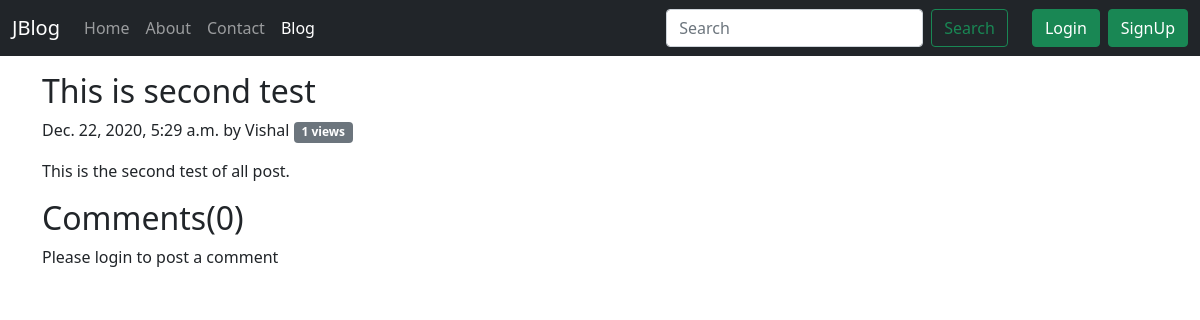
The page /blog/second-post on the database as committed earlier.
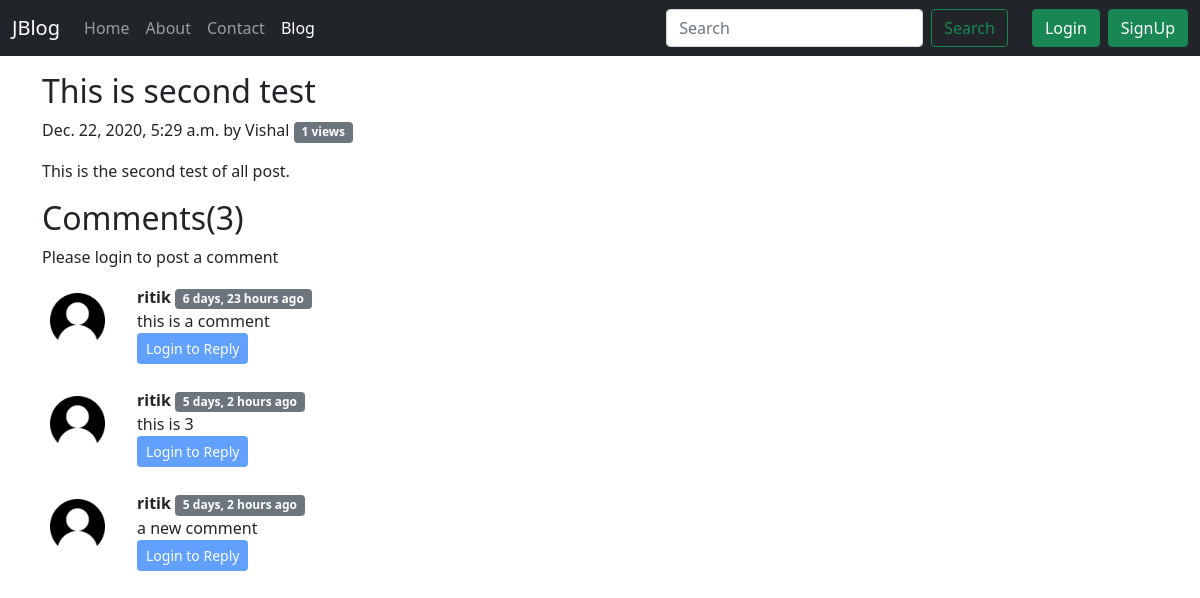
The same page on the database as committed later.
### blog/models.py (models this page shows, shortened)
class Post(models.Model):
    sno = models.AutoField(primary_key=True)
    title = models.CharField(max_length=255)
    content = models.TextField()
    author = models.CharField(max_length=100)
    slug = models.CharField(max_length=130)
    views = models.IntegerField(default=0)
    timeStamp = models.DateTimeField(blank=True)

class BlogComment(models.Model):
    sno = models.AutoField(primary_key= True)
    comment = models.TextField()
    user = models.ForeignKey(User, on_delete=models.CASCADE)
    post = models.ForeignKey(Post, on_delete=models.CASCADE)
    parent = models.ForeignKey('self', on_delete=models.CASCADE, null=True)
    timestamp = models.DateTimeField(default=now)

### blog/views.py (the view)
# urls.py: path('<str:slug>', views.blogPost, name='blogPost')
def blogPost(request, slug):
    post = Post.objects.filter(slug=slug).first()
    post.views = post.views + 1
    post.save()
    comments = BlogComment.objects.filter(post=post, parent=None)
    replies = BlogComment.objects.filter(post=post).exclude(parent=None)
    replyDict = {}
    for reply in replies:
        if reply.parent.sno not in replyDict.keys():
            replyDict[reply.parent.sno] = [reply]
        else:
            replyDict[reply.parent.sno].append(reply)
    context = {'post':post, 'comments':comments, 'user':request.user, 'replyDict':replyDict}
    return render(request, 'blog/blogPost.html', context)

### blog/templatetags/extras.py (called while the page is built)
@register.filter(name='get_val')
def get_val(dict, key):
    return dict.get(key)

### templates/blog/blogPost.html (shortened to what this page needs)
{% extends 'base.html' %}
{% block blogactive %} active {% endblock blogactive %}
{% block body %}
{% load humanize %}
{% load extras %}
<div class="container my-3">
    <h2 class="blog-post-title">{{post.title}}</h2>
    <p class="blog-post-meta">{{post.timeStamp}} by {{post.author}} <span class="badge bg-secondary">{{post.views}} views</span></p>
    <p>{{post.content|safe}}</p>
</div>
<div class="container">
    <h2>Comments({{comments.count}})</h2>
    {% if user.is_authenticated %}
    <form action="/blog/postComment" method="post">
        {% csrf_token %}
        <div class="mb-3">
            <label for="exampleInputEmail1" class="form-label">Post Comment</label>
            <input type="text" class="form-control" name="comment" placeholder="Enter comment here">
        </div>
        <input type="hidden" name="postSno" value="{{post.sno}}">
        <input type="hidden" name="parentSno" value="">
        <button type="submit" class="btn btn-primary">Submit</button>
    </form>
    {% else %}
    <p>Please login to post a comment</p>
    {% endif %}
    {% for comment in comments %}
    <div class="row my-3">
        <div class="col-md-1">
            <img class="rounded mx-auto d-block w-100 p-2" src="/static/img/user1.png" alt="user">
        </div>
        <div class="col-md-11">
            <b>{{comment.user.username}}</b>  <span class="badge bg-secondary">{{comment.timestamp | naturaltime}}</span>
            <div>{{comment.comment}}</div>
            <div class="replay mx-0">
                {% if user.is_authenticated %}
                <a class="btn btn-sm btn-primary" data-bs-toggle="collapse" href="#replayBox{{comment.sno}}" role="button" aria-expanded="false" aria-controls="replayBox{{comment.sno}}">
                    Reply
                </a>
                <div class="collapse" id="replayBox{{comment.sno}}">
                    <div class="card card-body my-2">
                        <form action="/blog/postComment" method="post">
                            {% csrf_token %}
                            <div class="mb-3">
                                <label for="comment" class="form-label">Post Replay</label>
                                <input type="text" class="form-control" name="comment" placeholder="Enter comment here">
                                <input type="hidden" name="parentSno" value="{{comment.sno}}">
                            </div>
                            <input type="hidden" name="postSno" value="{{post.sno}}">
                            <button type="submit" class="btn btn-primary">Submit</button>
                        </form>
                    </div>
                </div>
                {% else %}
                <button class="btn btn-sm btn-primary" type="button" data-bs-toggle="collapse" href="#replayBox{{comment.sno}}" aria-expanded="false" aria-controls="replayBox{{comment.sno}}" disabled>
                    Login to Reply
                </button>
                {% endif %}
            </div>
        </div>
    </div>
    {% endfor %}
</div>
{% endblock body %}

### templates/base.html (shortened to what this page needs)
<!doctype html>
<html lang="en">
<head>
    <link href="https://cdn.jsdelivr.net/npm/bootstrap@5.0.0-beta1/dist/css/bootstrap.min.css" rel="stylesheet">
</head>
<body>
    <nav class="navbar navbar-expand-lg navbar-dark bg-dark">
        <div class="container-fluid">
            <a class="navbar-brand" href="/">JBlog</a>
            <div class="collapse navbar-collapse" id="navbarSupportedContent">
                <ul class="navbar-nav me-auto mb-2 mb-lg-0">
                    <li class="nav-item">
                        <a class="nav-link {% block homeactive %} {% endblock homeactive %}" aria-current="page" href="/">Home</a>
                    </li>
                    <li class="nav-item">
                        <a class="nav-link {% block aboutactive %} {% endblock aboutactive %}" href="/about">About</a>
                    </li>
                    <li class="nav-item">
                        <a class="nav-link {% block contactactive %} {% endblock contactactive %}" href="/contact">Contact</a>
                    </li>
                    <li class="nav-item">
                        <a class="nav-link {% block blogactive %} {% endblock blogactive %}" href="/blog">Blog</a>
                    </li>
                </ul>
                <form method="get" action="/search" class="d-flex mx-3">
                    <input class="form-control me-2" name="query" id="query" type="search" placeholder="Search" aria-label="Search">
                    <button class="btn btn-outline-success" type="submit">Search</button>
                </form>
                {% if user.is_authenticated %}
                <ul class="navbar-nav ml-auto mb-2 mb-lg-0">
                    <li class="nav-item dropdown">
                        <a class="nav-link dropdown-toggle active" href="#" id="navbarDropdown" role="button" data-bs-toggle="dropdown" aria-expanded="false">
                            Welcome {{request.user}} !
                        </a>
                        <ul class="dropdown-menu" aria-labelledby="navbarDropdown">
                            <li><a class="dropdown-item" href="/logout/">Logout</a></li>
                        </ul>
                    </li>
                </ul>
                {% else %}
                <button type="button" class="btn btn-success mx-2" data-bs-toggle="modal" data-bs-target="#loginModel">
                    Login
                </button>
                <button type="button" class="btn btn-success" data-bs-toggle="modal" data-bs-target="#signupModel">
                    SignUp
                </button>
                {% endif %}
            </div>
        </div>
    </nav>
    {% block body %} {% endblock body %}
</body>
</html>

Rows that differ between the two databases and show on the page:
added BlogComment: user.username "ritik", timestamp "6 days, 23 hours ago", comment "this is a comment"
added BlogComment: user.username "ritik", timestamp "5 days, 2 hours ago", comment "this is 3"
added BlogComment: user.username "ritik", timestamp "5 days, 2 hours ago", comment "a new comment"
Other text that changed with them:
{{ comments.count }}: "0" → "3"
